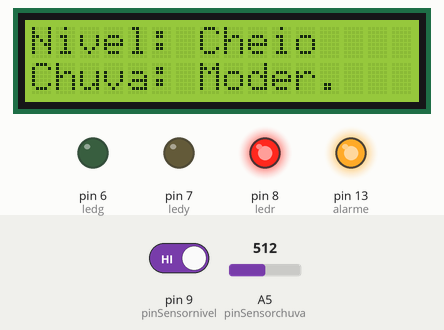
Simulated run of this sketch. Board: Arduino Uno, built with avr-gcc and run on an emulated ATmega328P. On the bench: 16×2 character LCD, output pins drawn as LEDs (lit = HIGH). The inputs (shaded band) are chosen by the test bench; at power-on: pin 9 (pinSensornivel) HIGH, A5 (pinSensorchuva) = 512. What the sketch prints to the serial monitor is not drawn.

Above: at 1.2 s.
1.3 s: pin 9 (pinSensornivel) driven LOW
At 2.4 s:
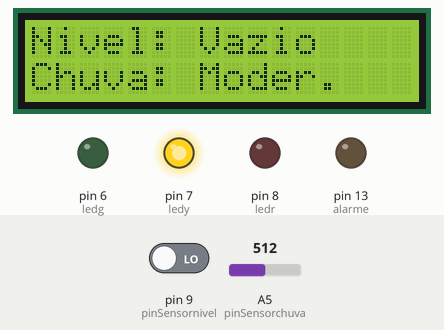
3.5 s: A5 (pinSensorchuva) set to 259
At 5.2 s:
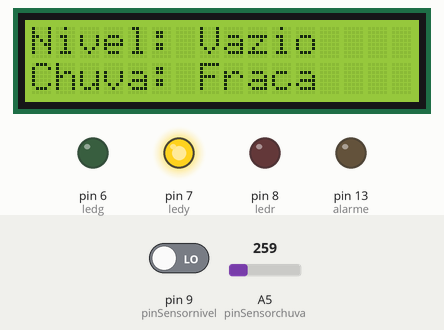
5.5 s: A5 (pinSensorchuva) set to 241
At 7.2 s:
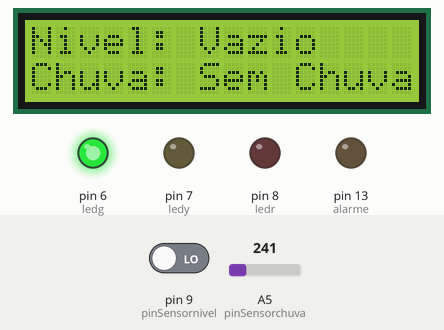
7.5 s: pin 9 (pinSensornivel) driven HIGH
At 9.2 s:
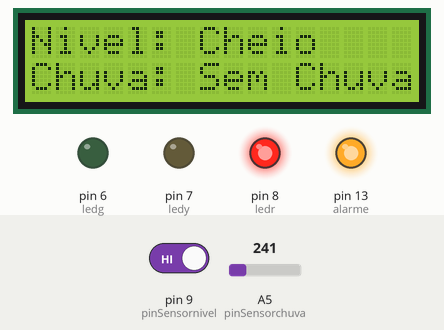
9.6 s: A5 (pinSensorchuva) set to 260
At 11.0 s:
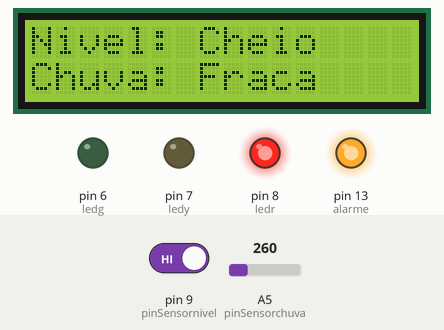
11.6 s: A5 (pinSensorchuva) set to 482
13.3 s: A5 (pinSensorchuva) set to 516
At 14.8 s:
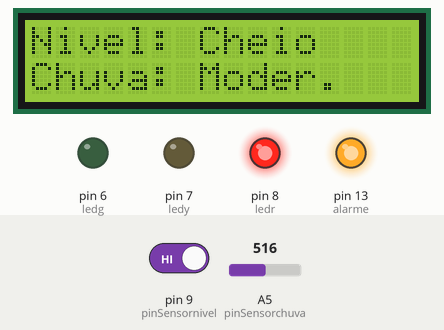
Timing chart, 0 to 16.3 s (numbered marks = the images above; inputs shaded):
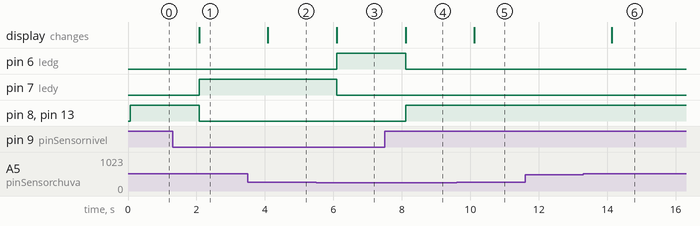

The sketch:

sensor.ino
```cpp
#include <LiquidCrystal.h> //Carrega a biblioteca LiquidCrystal

const int pinSensornivel = 9; // Define o pino do sensor de nível
const int pinSensorchuva = A5; // Define o pino do sensor de chuva
const int ledg = 6; // Define o pino do led verde
const int ledy = 7; // Define o pino do led amarelo
const int ledr = 8; // Define o pino do led vermelho
const int alarme = 13; // Define o pino do alarme
int chuva = 0; // Variável chuva inicia em 0
int nivel = 0; // Variável nível inicia em 0

//Define os pinos que serão utilizados para ligação do display
LiquidCrystal lcd(12, 11, 5, 4, 3, 2);

void setup()
{
  lcd.begin(16, 2);               // Inicia LCD
  pinMode(pinSensorchuva, INPUT); // Define o sensor de chuva como entrada
  pinMode(pinSensornivel, INPUT); // Define o sensor de nível como entrada
  pinMode(ledg, OUTPUT); // Define o led verde como saída
  pinMode(ledy, OUTPUT); // Define o led amarelo como saída
  pinMode(ledr, OUTPUT); // Define o led vermelho como saída
  pinMode(alarme, OUTPUT);// Define o alarme como saída
  Serial.begin(9600); // Inicia o monitor serial a 9600 baud
  lcd.setCursor(0,0); // Define onde o cursor irá escrever no LCD
  lcd.print("Nivel: "); // Imprime a palavra "Nível: "
  lcd.setCursor(0,1); // Define onde o cursor irá escrever no LCD
  lcd.print("Chuva: "); // Imprime a palavra "Chuva: "
}

void loop()
{
  nivel = digitalRead(pinSensornivel); // Armazena o valor da leitura digital (0 ou 1) na variável nível
  chuva = analogRead(pinSensorchuva); // Armazena o valor da leitura analógica (0 a 1023) na variável chuva
  Serial.print("Valor digital : "); // Imprime "Valor digital: " no monitor serial
  Serial.print(nivel);              // Imprime o valor da variável nível no monitor serial
  Serial.print(" - Valor analogico : "); // Imprime " - Valor analogico: " no monitor serial
  Serial.println(chuva);                // Imprime o valor da variável chuva no monitor serial
  if (chuva <= 250)  // Pergunta se está chovendo
  {
    lcd.setCursor(7,1);
    lcd.print("         ");     // Limpa o que estava escrito anteriormente no LCD
    lcd.setCursor(7,1);         // Imprime "Sem Chuva"
    lcd.print("Sem Chuva");     // No LCD
    if (nivel == 0)         // Pergunta se o sensor de nível está em 0
    {
      lcd.setCursor(7,0);
      lcd.print("      "); // Limpa o que estava escrito anteriormente no LCD
      lcd.setCursor(7,0);
      lcd.print("Vazio");       // Imprime vazio e acendo o led ver e desliga os outros e o alarme
      digitalWrite(ledg, HIGH);
      digitalWrite(ledy, LOW);
      digitalWrite(ledr, LOW);
      digitalWrite(alarme,LOW);
    }else
    {
      lcd.setCursor(7,0);
      lcd.print("      "); // Limpa o que estava escrito anteriormente no LCD
      lcd.setCursor(7,0);
      lcd.print("Cheio");       // Imprime cheio e liga o led vermelho e o alarme e apaga os outros
      digitalWrite(ledr, HIGH);
      digitalWrite(ledy, LOW);
      digitalWrite(ledg, LOW);
      digitalWrite(alarme,HIGH);
    }
  }else
  {
    if(nivel == 0)            // Pergunta se o sensor de nível está em 0
    {
      lcd.setCursor(7,0);
      lcd.print("      "); // Limpa o que estava escrito anteriormente no LCD
      lcd.setCursor(7,0);
      lcd.print("Vazio");      // Imprime "Vazio" e acende o led amarelo e desliga os outros e o alarme
      digitalWrite(ledg, LOW);
      digitalWrite(ledy, HIGH);
      digitalWrite(ledr, LOW);
      digitalWrite(alarme,LOW);
    }else
    {
      lcd.setCursor(7,0);
      lcd.print("      "); // Limpa o que estava escrito anteriormente no LCD
      lcd.setCursor(7,0);
      lcd.print("Cheio");      // Imprime "Cheio" e liga o led vermelho e o alarme e apaga os outros
      digitalWrite(ledr, HIGH);
      digitalWrite(ledy, LOW);
      digitalWrite(ledg, LOW);
      digitalWrite(alarme,HIGH);
    }
    if (chuva > 750 && chuva <= 1023) // Pergunta se a chuva está forte
    {
      lcd.setCursor(7,1);
      lcd.print("         "); // Limpa o que estava escrito anteriormente no LCD
      lcd.setCursor(7,1);
      lcd.print("Forte"); // Imprime "Forte"
    }
    if (chuva > 500 && chuva <= 750) // Pergunta se a chuva está moderada
    {
      lcd.setCursor(7,1);
      lcd.print("         "); // Limpa o que estava escrito anteriormente no LCD
      lcd.setCursor(7,1);
      lcd.print("Moder."); // Imprime "Moder."
    }
    if (chuva > 250 && chuva <= 500) // Pergunta se a chuva está fraca
    {
      lcd.setCursor(7,1);
      lcd.print("         "); // Limpa o que estava escrito anteriormente no LCD
      lcd.setCursor(7,1);
      lcd.print("Fraca");   // Imprime "Fraca"
    }
  }
  delay(1000); // Aguarda 1s até voltar para o início do loop
}
```

Measured:
- the behaviour switches between 251 and 250 on A5 (pinSensorchuva) (found by bisection; images 2 and 3)
- the behaviour switches between 500 and 501 on A5 (pinSensorchuva) (found by bisection; images 5 and 6)
- after the input at 1.3 s, pin 7 (ledy): LOW → HIGH after 0.78 s; pin 8 (ledr), pin 13 (alarme): HIGH → LOW after 0.78 s; the display: changes after 0.78 s (image 1)
- after the input at 3.5 s, the display: changes after 0.59 s (image 2)
- after the input at 5.5 s, pin 6 (ledg): LOW → HIGH after 0.60 s; pin 7 (ledy): HIGH → LOW after 0.60 s; the display: changes after 0.60 s (image 3)
- after the input at 7.5 s, pin 6 (ledg): HIGH → LOW after 0.61 s; pin 8 (ledr), pin 13 (alarme): LOW → HIGH after 0.61 s; the display: changes after 0.61 s (image 4)
- after the input at 9.6 s, the display: changes after 0.52 s (image 5)
- after the input at 11.6 s, every drawn part: stays the same
- after the input at 13.3 s, the display: changes after 0.83 s (image 6)
